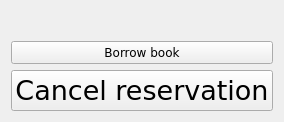
                 <widget class="QWidget" name="page_14">
                  <layout class="QGridLayout" name="gridLayout_9">
                   <item row="0" column="0">
                    <layout class="QVBoxLayout" name="verticalLayout_23">
                     <item>
                      <widget class="QLabel" name="reservationInfo">
                       <property name="sizePolicy">
                        <sizepolicy hsizetype="MinimumExpanding" vsizetype="MinimumExpanding">
                         <horstretch>0</horstretch>
                         <verstretch>0</verstretch>
                        </sizepolicy>
                       </property>
                       <property name="font">
                        <font>
                         <family>DejaVu Sans</family>
                         <pointsize>16</pointsize>
                         <weight>75</weight>
                         <bold>true</bold>
                        </font>
                       </property>
                       <property name="text">
                        <string/>
                       </property>
                       <property name="alignment">
                        <set>Qt::AlignLeading|Qt::AlignLeft|Qt::AlignTop</set>
                       </property>
                      </widget>
                     </item>
                     <item>
                      <widget class="QPushButton" name="reservationBorrowButton">
                       <property name="sizePolicy">
                        <sizepolicy hsizetype="Minimum" vsizetype="Maximum">
                         <horstretch>0</horstretch>
                         <verstretch>0</verstretch>
                        </sizepolicy>
                       </property>
                       <property name="font">
                        <font>
                         <family>DejaVu Sans</family>
                        </font>
                       </property>
                       <property name="text">
                        <string>Borrow book</string>
                       </property>
                      </widget>
                     </item>
                     <item>
                      <widget class="QPushButton" name="cancelReservationButton">
                       <property name="sizePolicy">
                        <sizepolicy hsizetype="Minimum" vsizetype="Maximum">
                         <horstretch>0</horstretch>
                         <verstretch>0</verstretch>
                        </sizepolicy>
                       </property>
                       <property name="font">
                        <font>
                         <family>DejaVu Sans</family>
                         <pointsize>20</pointsize>
                        </font>
                       </property>
                       <property name="text">
                        <string>Cancel reservation</string>
                       </property>
                      </widget>
                     </item>
                    </layout>
                   </item>
                  </layout>
                 </widget>
